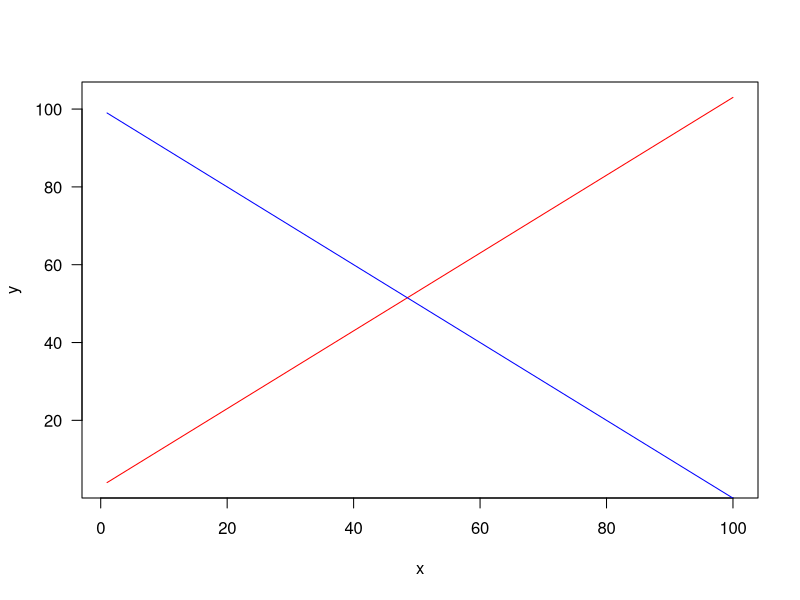

Write the R code that produced this figure.
## ---- chunk 1
options(htmltools.dir.version = FALSE)
knitr::opts_chunk$set(echo=TRUE, message = FALSE, warning = FALSE, comment = "#>", fig.align = "center")
options(dplyr.print_min = 5, dplyr.print_max = 5)
## ---- chunk 2
knitr::include_graphics("https://arpanosso.github.io/estatinfo/slides/img/venn_01.png")
## ---- chunk 3
knitr::include_graphics("https://arpanosso.github.io/estatinfo/slides/img/venn_02.png")
## ---- chunk 4
knitr::include_graphics("https://arpanosso.github.io/estatinfo/slides/img/venn_03.png")
## ---- chunk 5
knitr::include_graphics("https://raw.githubusercontent.com/arpanosso/estatinfo/master/slides/img/venn_04.png")
## ---- chunk 6
x<-1:100
y<- x*1+3
z<- -x*1 + 100
plot(x,y,type="l",col="red",las=1)
points(x,z,type="l",col="blue")
## ---- chunk 7
knitr::include_graphics("https://raw.githubusercontent.com/arpanosso/estatinfo/master/slides/img/venn_05.png")
## ---- chunk 8
knitr::include_graphics("https://raw.githubusercontent.com/arpanosso/estatinfo/master/slides/img/venn_06.png")
## ---- chunk 9
knitr::include_graphics("https://raw.githubusercontent.com/arpanosso/estatinfo/master/slides/img/venn_07.png")
## ---- chunk 10
knitr::include_graphics("https://raw.githubusercontent.com/arpanosso/estatinfo/master/slides/img/venn_08.png")
## ---- chunk 11
knitr::include_graphics("https://raw.githubusercontent.com/arpanosso/estatinfo/master/slides/img/venn_09.png")
## ---- chunk 12
knitr::include_graphics("https://raw.githubusercontent.com/arpanosso/estatinfo/master/slides/img/venn_10.png")
## ---- chunk 13
knitr::include_graphics("https://raw.githubusercontent.com/arpanosso/estatinfo/master/slides/img/venn_12.png")
## ---- chunk 14
knitr::include_graphics("https://raw.githubusercontent.com/arpanosso/estatinfo/master/slides/img/ex2_aula6.png")
## ---- chunk 15
knitr::include_graphics("https://raw.githubusercontent.com/arpanosso/estatinfo/master/slides/img/aula6_respostas.png")
